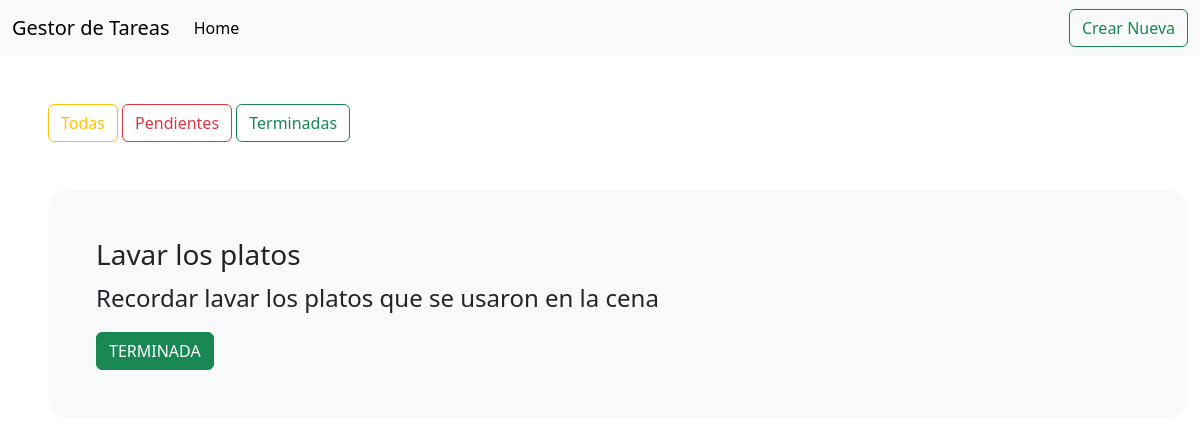
Page /?estado=terminada on the committed database.
### tareas/models.py (models this page shows, shortened)
class Tarea(models.Model):
    estados = [('terminada','Terminada'),('pendiente','Pendiente')]
    titulo = models.CharField(max_length=100)
    descripcion = models.TextField(max_length=500)
    estado = models.CharField(max_length=20,choices=estados,default='pendiente')

### tareas/views.py (the view)
# urls.py: path('',listarTareas,name='listarTareas'),
def listarTareas(request):
    estado = request.GET.get('estado')
    if estado:
        tareas = Tarea.objects.filter(estado=estado)
    else:
        tareas = Tarea.objects.all()
    return render(request,'listarTareas.html',{'tareas':tareas})

### tareas/templates/listarTareas.html (shortened to what this page needs)
<!DOCTYPE html>
<html lang="en">
<head>
    <link href="https://cdn.jsdelivr.net/npm/bootstrap@5.3.3/dist/css/bootstrap.min.css" rel="stylesheet">
</head>
<body>
    <nav class="navbar navbar-expand-lg bg-body-tertiary">
        <div class="container-fluid">
          <a class="navbar-brand" href="#">Gestor de Tareas</a>
          <div class="collapse navbar-collapse" id="navbarSupportedContent">
            <ul class="navbar-nav me-auto mb-2 mb-lg-0">
              <li class="nav-item">
                <a class="nav-link active" aria-current="page" href="#">Home</a>
              </li>
            </ul>
              <a href="crear" class="btn btn-outline-success">Crear Nueva</a>
          </div>
        </div>
      </nav>
      <div class="m-5">
        <a href="{% url 'listarTareas' %}" class="btn btn-outline-warning">Todas</a>
        <a href="{% url 'listarTareas' %}?estado=pendiente" class="btn btn-outline-danger">Pendientes</a>
        <a href="{% url 'listarTareas' %}?estado=terminada" class="btn btn-outline-success">Terminadas</a>
      </div>
      {% for tarea in tareas %}
      <div class="container bg-light m-5 p-5" style="border-radius: 20px;">
          <h3>{{tarea.titulo}}</h3>
          <p class="fs-4">{{tarea.descripcion}}</p>
          {% if tarea.estado == 'pendiente' %}
          <button class="btn btn-danger">PENDIENTE</button>
          {% else %}
          <button class="btn btn-success">TERMINADA</button>
          {% endif %}
        </div>
      {% endfor %}
</body>
</html>

### rows in the picture
Tarea: titulo "Lavar los platos", descripcion "Recordar lavar los platos que se usaron en la cena", estado "TERMINADA"
